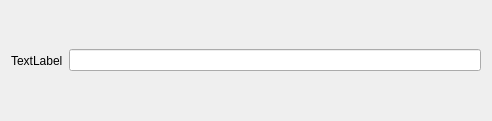
<?xml version="1.0" encoding="UTF-8"?>
<ui version="4.0">
 <class>WelcomeWidget</class>
 <widget class="QWidget" name="WelcomeWidget">
  <property name="geometry">
   <rect>
    <x>0</x>
    <y>0</y>
    <width>492</width>
    <height>121</height>
   </rect>
  </property>
  <property name="windowTitle">
   <string>Form</string>
  </property>
  <layout class="QHBoxLayout" name="horizontalLayout">
   <item>
    <widget class="QLabel" name="label">
     <property name="text">
      <string>TextLabel</string>
     </property>
    </widget>
   </item>
   <item>
    <widget class="QLineEdit" name="lineEdit"/>
   </item>
  </layout>
 </widget>
 <resources/>
 <connections/>
</ui>
